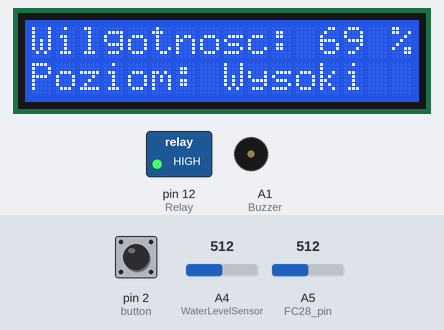
Recording of a sketch running on a simulated Arduino Uno, built with avr-gcc and run on an emulated ATmega328P. Parts: 16×2 character LCD, switched loads named in the sketch (green lamp = pin HIGH), buzzer (waves = sounding, pin HIGH). The test bench sets the inputs (shaded band); at power-on: pin 2 (button) HIGH, A5 (FC28_pin) = 512, A4 (WaterLevelSensor) = 512.

Above: at 4.2 s.
4.3 s: pin 2 (button) pulled LOW for 0.15 s
At 5.6 s:
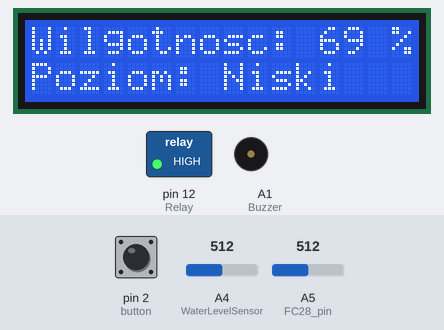
6.5 s: pin 2 (button) pulled LOW for 1 s
At 8.3 s:
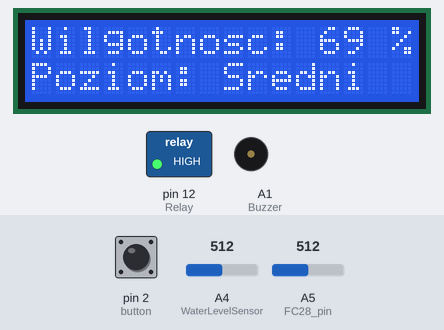
9.0 s: A5 (FC28_pin) set to 565
At 9.8 s:
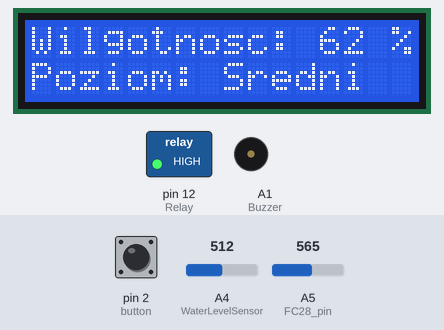
10.5 s: A5 (FC28_pin) set to 592
At 11.4 s:
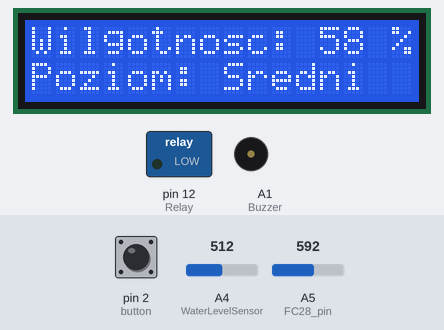
12.5 s: pin 2 (button) pulled LOW for 0.15 s
At 14.1 s:
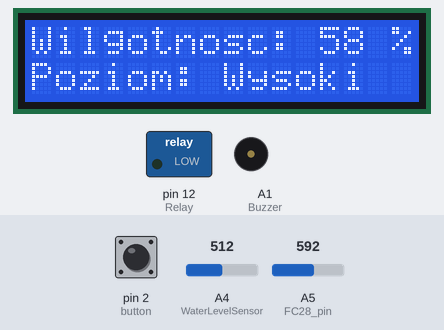
Timing chart, 0 to 15.6 s (numbered marks = the images above; inputs shaded):
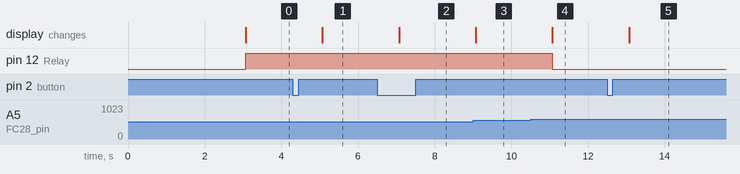

The sketch:

System_Podlewania_Roslin.ino
```cpp
#include <LiquidCrystal.h>  //Dołączenie bilbioteki LCD
#include <stdio.h>
#include <LCD.h>
LCD lcd(3, 4, 5, 6, 7, 9);
int FC28_pin = A5;                    //pin do czujnika wilgonosci
int FC28_output_value;                //wartosc z czujnika wilgotnosci
int WaterSensorValue;
int Relay = 12;                       //przekaznik
int CompareHumidity;                  //wartosc do porownywania odczytu
int LowLevel, MediumLevel, HighLevel;
int button = 2;
int LED =13;
int Buzzer = A1;
int WaterLevelSensor = A4;
int WaterTreshold = 300;
bool alarmInterrput = false;
char RecivedSerialChar ='\0';
String LevelHumidity;
volatile unsigned long buttonLastInterruptTime = 0;
const unsigned long debounceTime = 300;
const unsigned long interval = 2000;  //do millis 1 sek
unsigned long previousMillis = 0;
int button_counter;
int HumiditySensorMin = 280; // Minimum sensor value
int HumiditySensorMax = 1030; // Maximum sensor value

enum mode {
  Low,
  Medium,
  High
};
//wybrany obecny poziom
mode CurrentMode;

void setup() {

  digitalWrite(Relay, HIGH);
  lcd.begin();
  Serial.begin(9600);
  button_counter = 0;
  //ustawianie poziomów
  LowLevel = 30;
  MediumLevel = 60;
  HighLevel = 90;
  LevelHumidity = "Wysoki";

  pinMode(button, INPUT_PULLUP);  //przycisk
  pinMode(Relay, OUTPUT);         //przekaznik
  pinMode(Buzzer,OUTPUT);
  attachInterrupt(digitalPinToInterrupt(button), SetLevel, FALLING);
}

void SetLevel() {
  //debouncing
  unsigned long interruptTime = millis();
  if ((interruptTime - buttonLastInterruptTime) > debounceTime) {
    button_counter = (button_counter + 1) % 3;
    alarmInterrput = 1;
  }

  buttonLastInterruptTime = interruptTime;
}

void loop() {
  unsigned long currentMillis = millis();

  //zczytywanie z czujnika co 2 sek
  if (currentMillis - previousMillis >= interval) {
    FC28_output_value = analogRead(FC28_pin);
    WaterSensorValue = analogRead(WaterLevelSensor);
    FC28_output_value = map(FC28_output_value, HumiditySensorMax,HumiditySensorMin , 0, 100);
  //   Serial.print("Wilgotnosc: ");
  //  Serial.println(FC28_output_value);
  //  Serial.print("Poziom wody: ");
  //  Serial.println(WaterSensorValue);
    previousMillis = currentMillis;
    lcd.PrintHumidityAndLevel(FC28_output_value, LevelHumidity);
  }
    if(Serial.available() > 0) {
      RecivedSerialChar = Serial.read();
      switch(RecivedSerialChar) {
        case 'M':
        case 'm':
        Serial.println();
        Serial.println("Menu: ");
        Serial.println("H - humidity sensor configuration");
        Serial.println("W - water level sensor configuration");
        Serial.println("M - menu");
        break;

        case 'H': {
        Serial.println("Put your sensor in air");
        delay(5000);
        int check = 2000;
        int tempCheck = 0;
        for(int i = 0; i < 10; i++) {
          tempCheck = analogRead(FC28_pin);
          Serial.print("Min value: ");
          Serial.println(tempCheck);
          if(tempCheck < check) {
            check = tempCheck;
          }
          delay(1000);
        }
        Serial.println(check);
        HumiditySensorMax = check;
        check =0;
         Serial.println("Put your sensor in water");
         delay(5000);
          for(int i =0; i < 10; i++) {
          tempCheck = analogRead(FC28_pin);
          Serial.print("Max value: ");
          Serial.println(tempCheck);
            if(tempCheck > check) {
            check = tempCheck;
          }
          delay(1000);
        }
        Serial.println(check);
        HumiditySensorMin = check ;
         Serial.println("End of configuration");
        break;
        }
      case 'W': {
        Serial.println("Place water level sensor at the minimum level");
        delay(5000);
        int newTreshold=10000;
        int tempTreshold;
        for(int i = 0; i < 10; i++) {
           tempTreshold = analogRead(WaterLevelSensor);
           Serial.print("Value: ");
           Serial.println(tempTreshold);
           if(tempTreshold < newTreshold) {
            newTreshold = tempTreshold;
           }
           delay(1000);
        }
        Serial.println(newTreshold);
        Serial.println("End of configuration");
        WaterTreshold = newTreshold;
       break;
      }
      }
    }

  if (alarmInterrput) {
    switch (button_counter) {
      case 0:
        {
          CurrentMode = High;
          CompareHumidity=HighLevel;
          LevelHumidity = "Wysoki";
          break;
        }
      case 1:
        {
          CurrentMode = Low;
          CompareHumidity=LowLevel;
          LevelHumidity = "Niski";
          break;
        }
      case 2:
        {
          CurrentMode = Medium;
          CompareHumidity = MediumLevel;
          LevelHumidity = "Sredni";
        }
    }
    alarmInterrput = false;
  }

  if(WaterSensorValue < WaterTreshold) {
    digitalWrite(LED,HIGH);
  }else {
    digitalWrite(LED,LOW);
  }


  //ustawianie pompki
  if (FC28_output_value < CompareHumidity) {
     digitalWrite(Relay,LOW);  //włączenie pompki
  }

  if (FC28_output_value > CompareHumidity) {
    digitalWrite(Relay,HIGH);  //wyłączenie pompki
  }
    if(digitalRead(Relay) == LOW && FC28_output_value >  CompareHumidity || digitalRead(Relay) == HIGH && FC28_output_value <  CompareHumidity ) {
    lcd.alarm();
    // digitalWrite(Buzzer, HIGH);
  }else {
    // digitalWrite(Buzzer, LOW);
  }
}
```

LCD.cpp
```cpp
#include <Arduino.h>
#include <LCD.h>

LCD::LCD(int a, int b, int c, int d, int e, int f)
: _lcd(a,b,c,d,e,f) {
  int _a =a;
  int _b =b;
  int _c =c;
  int _d =d;
  int _e =e;
  int _f =f;

}
void LCD::PrintHumidityAndLevel(int humidity, String level) {
  _lcd.clear();
   _lcd.setCursor(0, 0);        //Ustawienie kursora
   _lcd.print("Wilgotnosc: ");  //Wyświetlenie tekstu
   _lcd.setCursor(0, 1);        //Ustawienie kursora
  _lcd.print("Poziom: ");      //Wyświetlenie tekstu
 _lcd.setCursor(12, 0);
  _lcd.print(humidity);
  _lcd.print("   ");
  _lcd.setCursor(15, 0);
  _lcd.print("%");
  _lcd.setCursor(8, 1);
  _lcd.print(level);
  _lcd.print("        ");
}

void LCD::begin() {
  _lcd.begin(16,2);
  _lcd.setCursor(3,0);
  _lcd.print("Rozpoczynam");
  _lcd.setCursor(4,1);
  _lcd.print("Dzialanie");
  delay(3000);
}
void LCD::clear() {
  _lcd.clear();
}

void LCD::alarm() {
  _lcd.clear();
  _lcd.setCursor(6,0);
  _lcd.print("ALARM!");

}
```

LCD.h
```cpp
#ifndef LCD_H
#define LCD_H

#include <Arduino.h>
#include <LiquidCrystal.h>
class LCD {
  public:
  LCD(int a, int b, int c, int d, int e, int f);
  void begin();
  void clear();
  void alarm();
  void PrintHumidityAndLevel(int humidity, String level);
  private:
  int _a, _b, _c, _d, _e, _f;
  LiquidCrystal _lcd;

};


#endif
```

Measured:
- the behaviour switches between 580 and 581 on A5 (FC28_pin) (found by bisection; images 3 and 4)
- after the input at 4.3 s, the display: changes after 0.77 s (image 1)
- after the input at 6.5 s, the display: changes after 0.57 s (image 2)
- after the input at 9.0 s, the display: changes after 0.07 s (image 3)
- after the input at 10.5 s, pin 12 (Relay): HIGH → LOW after 0.57 s; the display: changes after 0.57 s (image 4)
- after the input at 12.5 s, the display: changes after 0.57 s (image 5)
